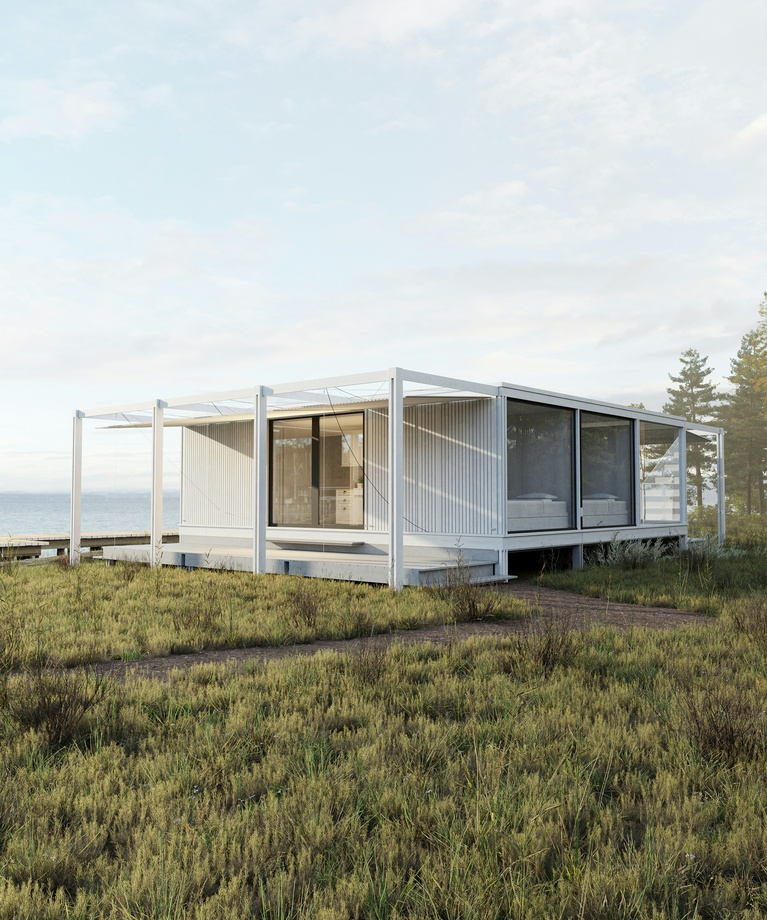
#> input picture ai_expert_course/images/home_in_nature.jpg, 767 x 920 px, shrunk from 2501 x 3000 before the run
$ python image_annotation.py
#> lines starting #> are read from the running program, lines starting #| are printed output that depends on the picture
import cv2
import matplotlib.pyplot as plt
from pathlib import Path

# Step 1: Load the Image
current_dir = Path(__file__).parent
image_path = current_dir / ".." / ".." / "images" / "home_in_nature.jpg"
image = cv2.imread(str(image_path))
#> image is the input picture: shape (920, 767, 3); mean B, G, R 154.6, 167.3, 165.3

# Convert BGR to RGB for correct color display with matplotlib
image_rgb = cv2.cvtColor(image, cv2.COLOR_BGR2RGB)

# Get image dimensions
height, width, _ = image_rgb.shape
#> height = 920; width = 767

# Step 2: Draw Two Rectangles Around Interesting Regions
# Rectangle 1: Top-left corner
rect1_width, rect1_height = 150, 150
top_left1 = (20, 20)  # Fixed 20 pixels padding from top-left
bottom_right1 = (top_left1[0] + rect1_width, top_left1[1] + rect1_height)
cv2.rectangle(image_rgb, top_left1, bottom_right1, (0, 255, 255), 3)  # Yellow rectangle

# Rectangle 2: Bottom-right corner
rect2_width, rect2_height = 200, 150
top_left2 = (width - rect2_width - 20, height - rect2_height - 20)  # 20 pixels padding
#> top_left2 = (547, 750)
bottom_right2 = (top_left2[0] + rect2_width, top_left2[1] + rect2_height)
#> bottom_right2 = (747, 900)
cv2.rectangle(image_rgb, top_left2, bottom_right2, (255, 0, 255), 3)  # Magenta rectangle

# Step 3: Draw Circles at the Centers of Both Rectangles
center1_x = top_left1[0] + rect1_width // 2
center1_y = top_left1[1] + rect1_height // 2
center2_x = top_left2[0] + rect2_width // 2
#> center2_x = 647
center2_y = top_left2[1] + rect2_height // 2
#> center2_y = 825
cv2.circle(image_rgb, (center1_x, center1_y), 15, (0, 255, 0), -1)  # Filled green circle
cv2.circle(image_rgb, (center2_x, center2_y), 15, (0, 255, 0), -1)  # Filled red circle

# Step 4: Draw Connecting Lines Between Centers of Rectangles
cv2.line(image_rgb, (center1_x, center1_y), (center2_x, center2_y), (0, 255, 0), 3)

# Step 5: Add Text Labels for Regions and Centers
font = cv2.FONT_HERSHEY_SIMPLEX
cv2.putText(image_rgb, 'Region 1', (top_left1[0], top_left1[1] - 10), font, 0.7, (255, 255, 255), 2, cv2.LINE_AA)
cv2.putText(image_rgb, 'Region 2', (top_left2[0], top_left2[1] - 10), font, 0.7, (255, 255, 255), 2, cv2.LINE_AA)
cv2.putText(image_rgb, 'Center 1', (center1_x - 40, center1_y + 40), font, 0.6, (0, 255, 0), 2, cv2.LINE_AA)
cv2.putText(image_rgb, 'Center 2', (center2_x - 40, center2_y + 40), font, 0.6, (0, 255, 0), 2, cv2.LINE_AA)

# Step 6: Add Bi-Directional Arrow Representing Height
arrow_start = (width - 50, 20)  # Start near the top-right
#> arrow_start = (717, 20)
arrow_end = (width - 50, height - 20)  # End near the bottom-right
#> arrow_end = (717, 900)

# Draw arrows in both directions
cv2.arrowedLine(image_rgb, arrow_start, arrow_end, (255, 255, 0), 3, tipLength=0.05)  # Downward arrow
cv2.arrowedLine(image_rgb, arrow_end, arrow_start, (255, 255, 0), 3, tipLength=0.05)  # Upward arrow

# Annotate the height value
height_label_position = (arrow_start[0] - 150, (arrow_start[1] + arrow_end[1]) // 2)
#> height_label_position = (567, 460)
cv2.putText(image_rgb, f'Height: {height}px', height_label_position, font, 0.8, (255, 255, 0), 2, cv2.LINE_AA)
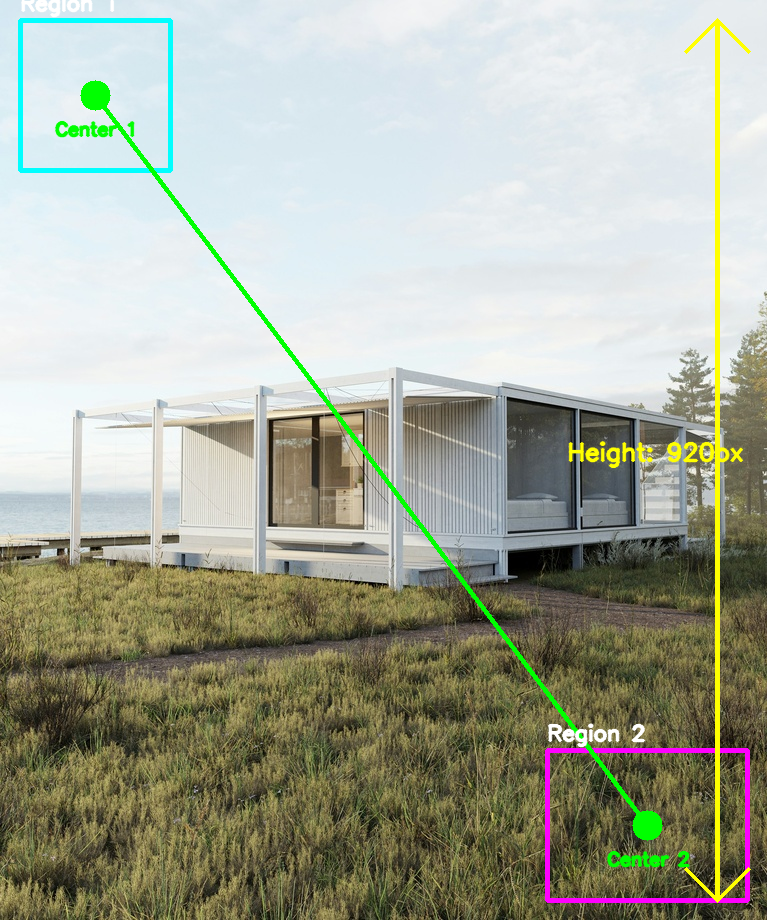
#> image_rgb: shape (920, 767, 3); mean R, G, B 164.9, 169.1, 153.2

# Step 7: Display the Annotated Image
plt.figure(figsize=(12, 8))
plt.imshow(image_rgb)
plt.title('Annotated Image with Regions, Centers, and Bi-Directional Height Arrow')
plt.axis('off')
plt.show()
